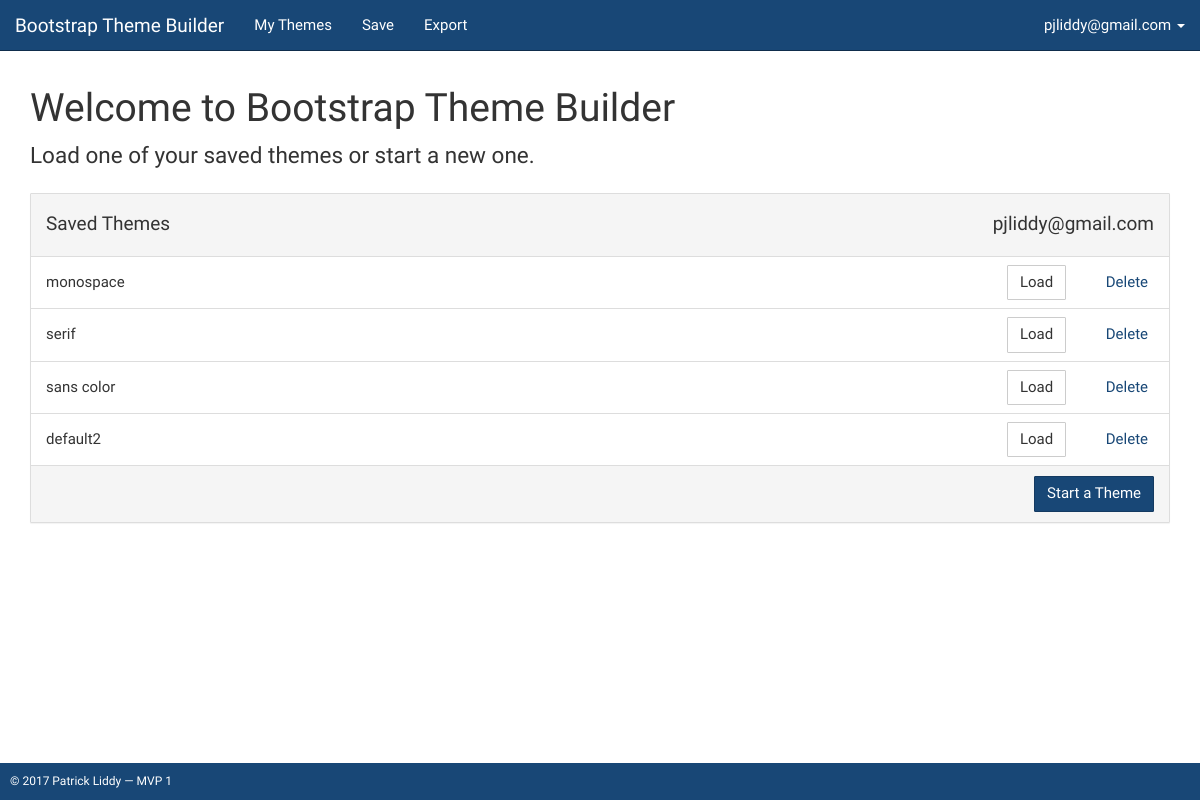
/user (signed in), run on an earlier commit of the app's database.
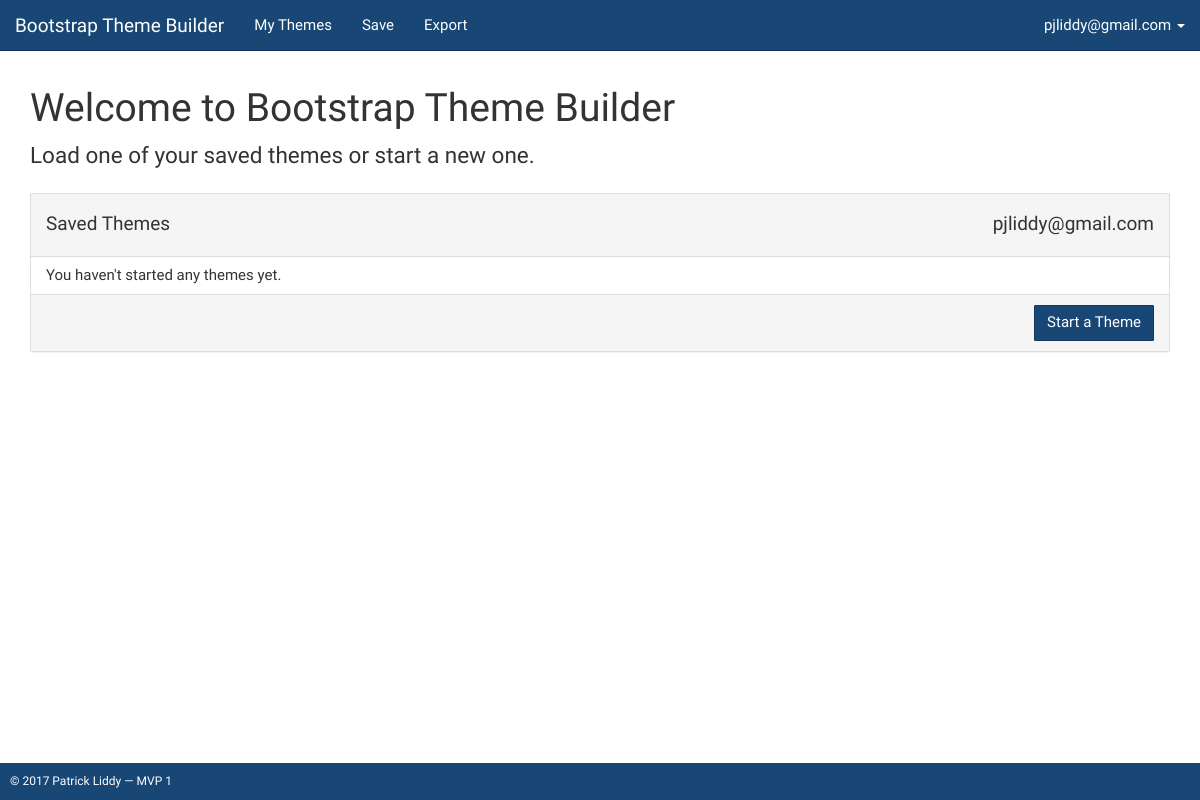
And on a later commit of the database.
### tables this page shows
CREATE TABLE users (id INTEGER PRIMARY KEY AUTOINCREMENT NOT NULL UNIQUE, name TEXT UNIQUE NOT NULL, hash TEXT);

CREATE TABLE themes (id INTEGER PRIMARY KEY AUTOINCREMENT UNIQUE NOT NULL, name TEXT NOT NULL, user_id NUMERIC REFERENCES users (id) NOT NULL);

### builder.py (the view)
@app.route("/user")
@login_required
def user():
  global active_theme
  active_theme = None
  themes = query_db('SELECT * FROM themes WHERE user_id = ?', (session["user_id"],))
  return render_template("user.html", themes=themes)

### builder.py (called while the page is built)
@app.context_processor
def utility_processor():
  def user_name():
    user_name = get_user_name()
    return user_name
  return dict(user_name=user_name)

@app.context_processor
def utility_processor():
  def get_html(category, vars={}):
    return get_content(category, vars)
  return dict(get_html=get_html)

@app.teardown_appcontext
def close_connection(exception):
    db = getattr(g, '_database', None)
    if db is not None:
        db.close()

  @app.after_request
  def after_request(response):
    response.headers["Cache-Control"] = "no-cache, no-store, must-revalidate"
    response.headers["Expires"] = 0
    response.headers["Pragma"] = "no-cache"
    return response

### helpers.py (called while the page is built)
def get_db():
  db = getattr(g, '_database', None)
  if db is None:
      db = g._database = sqlite3.connect(DATABASE)
  def make_dicts(cursor, row):
    return dict((cursor.description[idx][0], value)
                for idx, value in enumerate(row))
  db.row_factory = make_dicts
  return db

def query_db(query, args=(), one=False):
  cur = get_db().execute(query, args)
  rv = cur.fetchall()
  cur.close()
  return (rv[0] if rv else None) if one else rv

def login_required(f):
    @wraps(f)
    def decorated_function(*args, **kwargs):
        if session.get("user_id") is None:
            return redirect(url_for("login", next=request.url))
        return f(*args, **kwargs)
    return decorated_function

def get_user_name():
  return query_db('SELECT name FROM users WHERE id =  ?',(session["user_id"],))[0]['name']

def get_content( id, vars={} ):
  template_path = "/layouts/" + id + ".html"
  if id == 'home':
    return(render_template("/layouts/home.html", username=get_user_name()))
  else:
    return(render_template("/layouts/" + id + ".html"))

### templates/user.html (shortened to what this page needs)
{% extends "private.html" %}
{% block main %}
  <div class="wrapper">
    {{ get_html('home', { 'username':user_name() } )|safe }}
    <div class="row">
      <div class="col-sm-12">
        <div class="panel panel-default">
          <div class="panel-heading clearfix">
            <h4>Saved Themes <span class="pull-right">{{ user_name() }}</span></h4>
          </div>
          <table class="table" id="saved-themes-list">
            {% if themes %}
              {% for theme in themes %}
                <tr>
                  <td class='col-sm-10'><p class="theme-name-list-item">{{ theme.name }}</p></td>
                  <td class='col-sm-1 text-right'>
                    <button class="btn btn-default load-theme-btn" data-value="{{ theme.id }}">Load</button>
                  </td>
                  <td class='col-sm-1 text-right'>
                    <button class="btn btn-link delete-theme-btn" data-value="{{ theme.id }}">Delete</button>
                  </td>
                </tr>
              {% endfor %}
            {% else %}
              <tr>
                <td class='col-sm-12'><p class="theme-name-list-item">You haven't started any themes yet.</p></td>
              </tr>
            {% endif %}
          </table>
          <div class="panel-footer clearfix">
            <button class="btn btn-primary pull-right" id="new-theme-btn">Start a Theme</button>
          </div>
        </div>
      </div>
    </div>
  </div>
{% endblock %}

### templates/private.html (shortened to what this page needs)
<!DOCTYPE html>
<html lang="en">
<head>
  <link rel="stylesheet" href="{{ url_for('static', filename='bootstrap/builder/css/bootstrap.css') }}" type="text/css">
  <link rel="stylesheet" href="{{ url_for('static', filename='bootstrap/builder/css/builder-styles.css') }}" type="text/css">
</head>
<body>
  <div class="container clearfix">
    <nav class="navbar navbar-inverse navbar-fixed-top">
      <div class="container-fluid">
        <nav class="navbar navbar-inverse navbar-fixed-top">
          <div class="container-fluid">
            <div class="navbar-header">
              <a class="navbar-brand" href="{{ url_for('user') }}">Bootstrap Theme Builder</a>
            </div>
            <div class="collapse navbar-collapse" id="navbar">
              {% if session.user_id %}
                <ul class="nav navbar-nav">
                  <li><a href="{{ url_for('user') }}">My Themes</a></li>
                  <li><a href="" id="save-theme-btn">Save</a></li>
                  <li><a href="{{ url_for('export') }}">Export</a></li>
                </ul>
                <ul class="nav navbar-nav navbar-right">
                  <li class="dropdown">
                    <a href="#" class="dropdown-toggle" data-toggle="dropdown" role="button" aria-haspopup="true" aria-expanded="false">{{ user_name() }} <span class="caret"></span></a>
                  </li>
                </ul>
              {% else %}
                <ul class="nav navbar-nav navbar-right">
                  <li><a href="{{ url_for('register') }}">New User</a></li>
                  <li><a href="{{ url_for('login') }}">Sign In</a></li>
                </ul>
              {% endif %}
            </div>
          </div>
        </nav>
      </div>
    </nav>
    {% block main %}{% endblock %}
    <footer class="navbar-fixed-bottom">
      &copy; 2017 Patrick Liddy — MVP 1
    </footer>
  </div>
</body>
</html>

### templates/layouts/home.html
<h1>Welcome to Bootstrap Theme Builder</h1>
<p class='lead'>Load one of your saved themes or start a new one.</p>

What changed in the data, as far as the page shows it:
removed themes: name "monospace", {{ theme.id }} 47 (drawn)
removed themes: name "serif", {{ theme.id }} 48 (drawn)
removed themes: name "sans color", {{ theme.id }} 49 (drawn)
removed themes: name "default2", {{ theme.id }} 57 (drawn)
Also different on the page:
text now shown: "You haven't started any themes yet."
